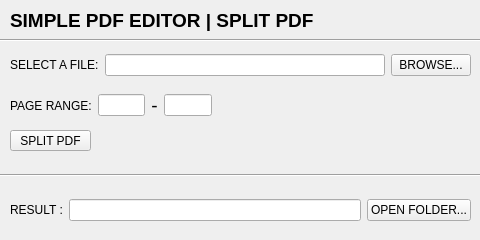
<?xml version="1.0" encoding="UTF-8"?>
<ui version="4.0">
 <class>MainWindow</class>
 <widget class="QMainWindow" name="MainWindow">
  <property name="geometry">
   <rect>
    <x>0</x>
    <y>0</y>
    <width>480</width>
    <height>240</height>
   </rect>
  </property>
  <property name="windowTitle">
   <string>PDF EDITOR - SPLIT PDF</string>
  </property>
  <widget class="QWidget" name="centralwidget">
   <widget class="Line" name="line_2">
    <property name="geometry">
     <rect>
      <x>0</x>
      <y>30</y>
      <width>481</width>
      <height>21</height>
     </rect>
    </property>
    <property name="orientation">
     <enum>Qt::Horizontal</enum>
    </property>
   </widget>
   <widget class="QLabel" name="main_title_label">
    <property name="geometry">
     <rect>
      <x>10</x>
      <y>10</y>
      <width>361</width>
      <height>21</height>
     </rect>
    </property>
    <property name="font">
     <font>
      <pointsize>14</pointsize>
      <weight>75</weight>
      <italic>false</italic>
      <bold>true</bold>
     </font>
    </property>
    <property name="styleSheet">
     <string notr="true">QLabel {background: &quot;black&quot;; color: &quot;white&quot;;}</string>
    </property>
    <property name="text">
     <string>SIMPLE PDF EDITOR | SPLIT PDF</string>
    </property>
    <property name="alignment">
     <set>Qt::AlignLeading|Qt::AlignLeft|Qt::AlignVCenter</set>
    </property>
   </widget>
   <widget class="QWidget" name="gridLayoutWidget_2">
    <property name="geometry">
     <rect>
      <x>10</x>
      <y>190</y>
      <width>461</width>
      <height>41</height>
     </rect>
    </property>
    <layout class="QGridLayout" name="gridLayout_2">
     <item row="0" column="0">
      <widget class="QLabel" name="result_label">
       <property name="text">
        <string>RESULT :</string>
       </property>
      </widget>
     </item>
     <item row="0" column="3">
      <widget class="QPushButton" name="set_pdf_file_result_path_push_button">
       <property name="text">
        <string>OPEN FOLDER...</string>
       </property>
      </widget>
     </item>
     <item row="0" column="1">
      <widget class="QLineEdit" name="result_pdf_file_path_line_edit"/>
     </item>
    </layout>
   </widget>
   <widget class="QWidget" name="gridLayoutWidget">
    <property name="geometry">
     <rect>
      <x>10</x>
      <y>50</y>
      <width>461</width>
      <height>31</height>
     </rect>
    </property>
    <layout class="QGridLayout" name="gridLayout">
     <item row="0" column="1">
      <widget class="QLineEdit" name="pdf_file_path_line_edit"/>
     </item>
     <item row="0" column="0">
      <widget class="QLabel" name="file_label">
       <property name="text">
        <string>SELECT A FILE:</string>
       </property>
      </widget>
     </item>
     <item row="0" column="3">
      <widget class="QPushButton" name="browse_pdf_file_push_button">
       <property name="text">
        <string>BROWSE...</string>
       </property>
      </widget>
     </item>
    </layout>
   </widget>
   <widget class="Line" name="line">
    <property name="geometry">
     <rect>
      <x>0</x>
      <y>160</y>
      <width>481</width>
      <height>31</height>
     </rect>
    </property>
    <property name="orientation">
     <enum>Qt::Horizontal</enum>
    </property>
   </widget>
   <widget class="QWidget" name="gridLayoutWidget_3">
    <property name="geometry">
     <rect>
      <x>10</x>
      <y>90</y>
      <width>202</width>
      <height>31</height>
     </rect>
    </property>
    <layout class="QGridLayout" name="gridLayout_3">
     <item row="0" column="2">
      <widget class="QLabel" name="range_label">
       <property name="font">
        <font>
         <pointsize>14</pointsize>
        </font>
       </property>
       <property name="text">
        <string>-</string>
       </property>
       <property name="alignment">
        <set>Qt::AlignCenter</set>
       </property>
      </widget>
     </item>
     <item row="0" column="0">
      <widget class="QLabel" name="page_range_label">
       <property name="text">
        <string>PAGE RANGE:</string>
       </property>
      </widget>
     </item>
     <item row="0" column="1">
      <widget class="QLineEdit" name="start_page_line_edit"/>
     </item>
     <item row="0" column="3">
      <widget class="QLineEdit" name="end_page_line_edit"/>
     </item>
    </layout>
   </widget>
   <widget class="QPushButton" name="split_pdf_file_push_button">
    <property name="geometry">
     <rect>
      <x>10</x>
      <y>130</y>
      <width>81</width>
      <height>21</height>
     </rect>
    </property>
    <property name="text">
     <string>SPLIT PDF</string>
    </property>
   </widget>
  </widget>
 </widget>
 <resources/>
 <connections/>
</ui>
